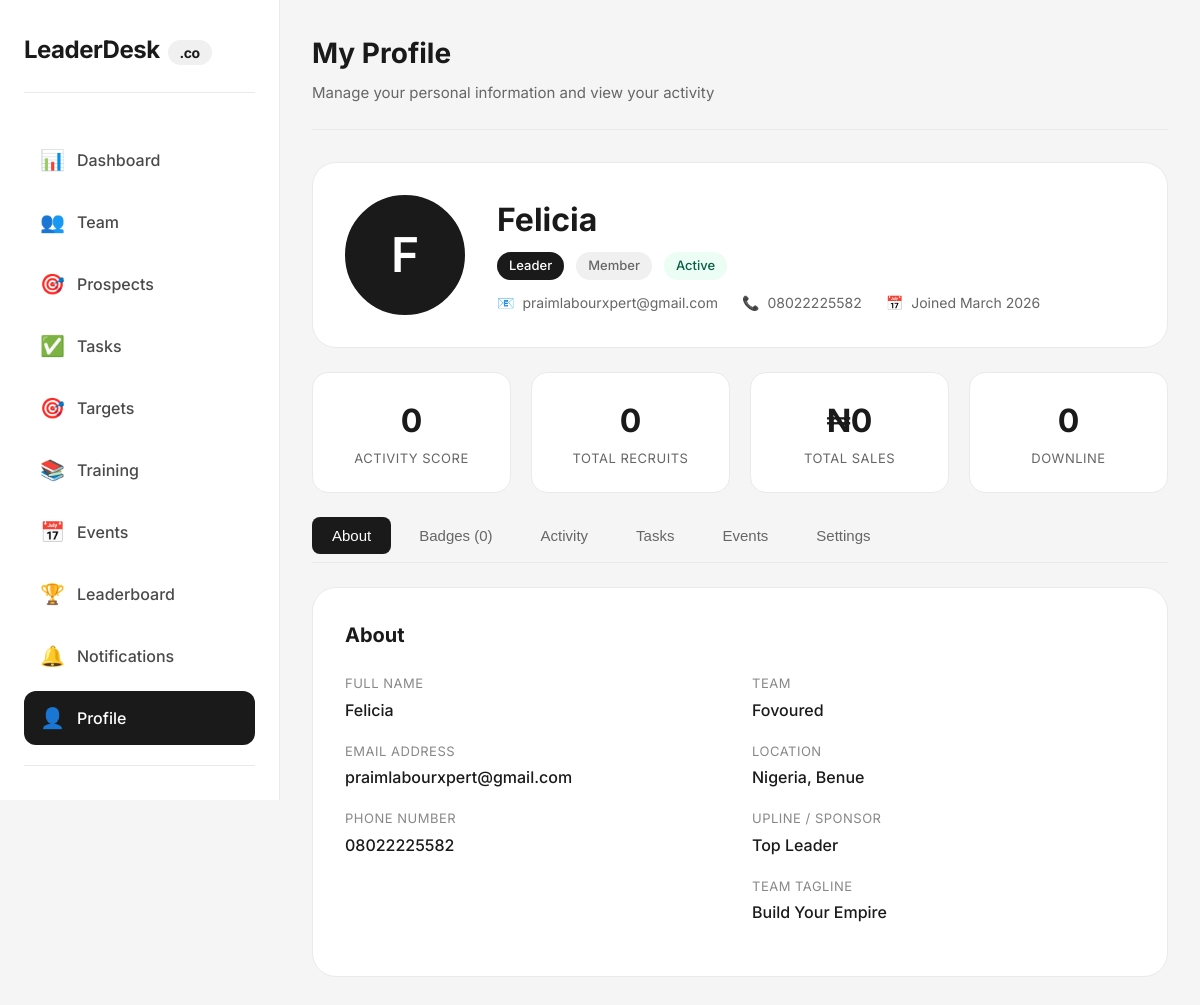
Page /profile.php (signed in) on the committed database.
### tables this page shows
CREATE TABLE `users` (
  `id` int(11) NOT NULL AUTO_INCREMENT,
  `name` varchar(100) NOT NULL,
  `email` varchar(100) NOT NULL,
  `phone` varchar(20) DEFAULT NULL,
  `password` varchar(255) NOT NULL,
  `role` enum('super_admin','team_leader','member') DEFAULT 'member',
  `upgrade_requested` tinyint(4) DEFAULT 0,
  `team_id` int(11) DEFAULT NULL,
  `status` enum('active','inactive','suspended') DEFAULT 'active',
  `created_at` timestamp NOT NULL DEFAULT current_timestamp(),
  `updated_at` timestamp NOT NULL DEFAULT current_timestamp() ON UPDATE current_timestamp(),
  `last_login` timestamp NULL DEFAULT NULL,
  PRIMARY KEY (`id`),
  UNIQUE KEY `email` (`email`)
);

CREATE TABLE `member_profiles` (
  `id` int(11) NOT NULL AUTO_INCREMENT,
  `user_id` int(11) NOT NULL,
  `team_id` int(11) NOT NULL,
  `upline_user_id` int(11) DEFAULT NULL,
  `rank` varchar(50) DEFAULT 'Member',
  `member_type` enum('prospect','member') DEFAULT 'member',
  `activity_score` int(11) DEFAULT 0,
  `total_recruits` int(11) DEFAULT 0,
  `total_sales` decimal(10,2) DEFAULT 0.00,
  `join_date` date DEFAULT NULL,
  PRIMARY KEY (`id`),
  KEY `user_id` (`user_id`),
  KEY `team_id` (`team_id`),
  KEY `upline_user_id` (`upline_user_id`),
  CONSTRAINT `member_profiles_ibfk_1` FOREIGN KEY (`user_id`) REFERENCES `users` (`id`) ON DELETE CASCADE,
  CONSTRAINT `member_profiles_ibfk_2` FOREIGN KEY (`team_id`) REFERENCES `teams` (`id`) ON DELETE CASCADE,
  CONSTRAINT `member_profiles_ibfk_3` FOREIGN KEY (`upline_user_id`) REFERENCES `users` (`id`) ON DELETE SET NULL
);

CREATE TABLE `teams` (
  `id` int(11) NOT NULL AUTO_INCREMENT,
  `team_name` varchar(100) NOT NULL,
  `country` varchar(50) DEFAULT NULL,
  `state_province` varchar(50) DEFAULT NULL,
  `email` varchar(100) DEFAULT NULL,
  `phone` varchar(20) DEFAULT NULL,
  `subscription_status` enum('trial','active','expired','suspended') DEFAULT 'trial',
  `payment_status` enum('trial','active','expired','suspended') DEFAULT 'trial',
  `trial_start_date` date DEFAULT NULL,
  `trial_end_date` date DEFAULT NULL,
  `payment_due_date` date DEFAULT NULL,
  `last_payment_date` date DEFAULT NULL,
  `created_at` timestamp NOT NULL DEFAULT current_timestamp(),
  PRIMARY KEY (`id`),
  UNIQUE KEY `team_name` (`team_name`)
);

CREATE TABLE `team_branding` (
  `id` int(11) NOT NULL AUTO_INCREMENT,
  `team_id` int(11) NOT NULL,
  `logo_url` varchar(255) DEFAULT NULL,
  `tagline` varchar(200) DEFAULT NULL,
  `primary_color` varchar(7) DEFAULT '#4F46E5',
  `welcome_message` text DEFAULT NULL,
  `updated_at` timestamp NOT NULL DEFAULT current_timestamp() ON UPDATE current_timestamp(),
  PRIMARY KEY (`id`),
  UNIQUE KEY `team_id` (`team_id`),
  CONSTRAINT `team_branding_ibfk_1` FOREIGN KEY (`team_id`) REFERENCES `teams` (`id`) ON DELETE CASCADE
);

### includes/auth_check.php (called while the page is built, shortened)
<?php
$stmt = $pdo->prepare("SELECT u.*, t.team_name, t.subscription_status, tb.primary_color, tb.logo_url, tb.tagline
                       FROM users u
                       LEFT JOIN teams t ON u.team_id = t.id
                       LEFT JOIN team_branding tb ON u.team_id = tb.team_id
                       WHERE u.id = ?");
$stmt->execute([$_SESSION['user_id']]);
$current_user = $stmt->fetch();
?>

### profile.php (the view, shortened to what this page needs)
<?php
require_once 'config/database.php';
require_once 'includes/auth_check.php';
$user_id = isset($_GET['user_id']) ? (int)$_GET['user_id'] : $current_user['id'];
$stmt = $pdo->prepare("
    SELECT u.*,
           mp.rank,
           mp.member_type,
           mp.activity_score,
           mp.total_recruits,
           mp.total_sales,
           mp.join_date,
           mp.upline_user_id,
           u2.name as upline_name,
           t.team_name,
           t.country,
           t.state_province,
           tb.tagline,
           tb.primary_color
    FROM users u
    LEFT JOIN member_profiles mp ON u.id = mp.user_id
    LEFT JOIN users u2 ON mp.upline_user_id = u2.id
    LEFT JOIN teams t ON u.team_id = t.id
    LEFT JOIN team_branding tb ON u.team_id = tb.team_id
    WHERE u.id = ?
");
$stmt->execute([$user_id]);
$profile = $stmt->fetch();
$stmt = $pdo->prepare("
    SELECT b.* FROM user_badges ub
    JOIN badges b ON ub.badge_id = b.id
    WHERE ub.user_id = ?
");
$stmt->execute([$user_id]);
$badges = $stmt->fetchAll();
$stmt = $pdo->prepare("
    SELECT COUNT(*) FROM member_profiles
    WHERE upline_user_id = ?
");
$stmt->execute([$user_id]);
$downline_count = $stmt->fetchColumn();
$is_own_profile = ($user_id == $current_user['id']);
?>
<!DOCTYPE html>
<html lang="en">
<head>
</head>
<body>
    <div class="app">
        <aside class="sidebar">
            <div class="sidebar-logo">
                LeaderDesk<span>.co</span>
            </div>
            <ul class="nav-menu">
                <li class="nav-item">
                    <a href="dashboard.php">
                        <span class="nav-icon">📊</span>
                        Dashboard
                    </a>
                </li>
                <li class="nav-item">
                    <a href="team.php">
                        <span class="nav-icon">👥</span>
                        Team
                    </a>
                </li>
                <li class="nav-item">
                    <a href="prospects.php">
                        <span class="nav-icon">🎯</span>
                        Prospects
                    </a>
                </li>
                <li class="nav-item">
                    <a href="tasks.php">
                        <span class="nav-icon">✅</span>
                        Tasks
                    </a>
                </li>
                <li class="nav-item">
                    <a href="targets.php">
                        <span class="nav-icon">🎯</span>
                        Targets
                    </a>
                </li>
                <li class="nav-item">
                    <a href="training.php">
                        <span class="nav-icon">📚</span>
                        Training
                    </a>
                </li>
                <li class="nav-item">
                    <a href="events.php">
                        <span class="nav-icon">📅</span>
                        Events
                    </a>
                </li>
                <li class="nav-item">
                    <a href="leaderboard.php">
                        <span class="nav-icon">🏆</span>
                        Leaderboard
                    </a>
                </li>
                <li class="nav-item">
                    <a href="notifications.php">
                        <span class="nav-icon">🔔</span>
                        Notifications
                    </a>
                </li>
                <li class="nav-item active">
                    <a href="profile.php">
                        <span class="nav-icon">👤</span>
                        Profile
                    </a>
                </li>
                <li class="nav-item" style="margin-top: 20px; border-top: 1px solid #eaeaea; padding-top: 20px;">
                    <a href="logout.php" style="color: #ef4444;">
                        <span class="nav-icon">🚪</span>
                    </a>
                </li>
            </ul>
        </aside>
        <main class="main">
            <div class="top-bar">
                <div class="page-title">
                    <h1><?php echo $is_own_profile ? 'My Profile' : htmlspecialchars($profile['name']) . "'s Profile"; ?></h1>
                    <p><?php echo $is_own_profile ? 'Manage your personal information and view your activity' : 'View team member profile and activity'; ?></p>
                </div>
            </div>
            <div class="profile-container">
                <div class="profile-header">
                    <div class="profile-avatar-large">
                        <?php echo strtoupper(substr($profile['name'], 0, 1)); ?>
                    </div>
                    <div class="profile-info">
                        <h1 class="profile-name"><?php echo htmlspecialchars($profile['name']); ?></h1>
                        <div class="profile-badges">
                            <span class="profile-badge badge-rank"><?php echo htmlspecialchars($profile['rank'] ?? 'Member'); ?></span>
                            <span class="profile-badge badge-type"><?php echo ucfirst($profile['member_type'] ?? 'Member'); ?></span>
                            <?php if ($profile['status'] == 'active'): ?>
                                <span class="profile-badge" style="background: #ecfdf5; color: #065f46;">Active</span>
                            <?php else: ?>
                                <span class="profile-badge" style="background: #fef2f2; color: #991b1b;">Inactive</span>
                            <?php endif; ?>
                        </div>
                        <div class="profile-meta">
                            <div class="meta-item">
                                <span>📧</span>
                                <span><?php echo htmlspecialchars($profile['email']); ?></span>
                            </div>
                            <?php if ($profile['phone']): ?>
                                <div class="meta-item">
                                    <span>📞</span>
                                    <span><?php echo htmlspecialchars($profile['phone']); ?></span>
                                </div>
                            <?php endif; ?>
                            <div class="meta-item">
                                <span>📅</span>
                                <span>Joined <?php echo date('F Y', strtotime($profile['join_date'] ?? $profile['created_at'])); ?></span>
                            </div>
                        </div>
                    </div>
                </div>
                <div class="stats-grid">
                    <div class="stat-card">
                        <div class="stat-value"><?php echo $profile['activity_score'] ?? 0; ?></div>
                        <div class="stat-label">Activity Score</div>
                    </div>
                    <div class="stat-card">
                        <div class="stat-value"><?php echo $profile['total_recruits'] ?? 0; ?></div>
                        <div class="stat-label">Total Recruits</div>
                    </div>
                    <div class="stat-card">
                        <div class="stat-value">₦<?php echo number_format($profile['total_sales'] ?? 0); ?></div>
                        <div class="stat-label">Total Sales</div>
                    </div>
                    <div class="stat-card">
                        <div class="stat-value"><?php echo $downline_count; ?></div>
                        <div class="stat-label">Downline</div>
                    </div>
                </div>
                <div class="profile-tabs">
                    <button class="tab-btn active" onclick="showTab('about')">About</button>
                    <button class="tab-btn" onclick="showTab('badges')">Badges (<?php echo count($badges); ?>)</button>
                    <button class="tab-btn" onclick="showTab('activity')">Activity</button>
                    <button class="tab-btn" onclick="showTab('tasks')">Tasks</button>
                    <button class="tab-btn" onclick="showTab('events')">Events</button>
                    <?php if ($is_own_profile): ?>
                        <button class="tab-btn" onclick="showTab('settings')">Settings</button>
                    <?php endif; ?>
                </div>
                <div id="tab-about" class="tab-content active">
                    <h2>About</h2>
                    <div class="info-grid">
                        <div>
                            <div class="info-group">
                                <div class="info-label">Full Name</div>
                                <div class="info-value"><?php echo htmlspecialchars($profile['name']); ?></div>
                            </div>
                            <div class="info-group">
                                <div class="info-label">Email Address</div>
                                <div class="info-value"><?php echo htmlspecialchars($profile['email']); ?></div>
                            </div>
                            <div class="info-group">
                                <div class="info-label">Phone Number</div>
                                <div class="info-value"><?php echo htmlspecialchars($profile['phone'] ?: 'Not provided'); ?></div>
                            </div>
                        </div>
                        <div>
                            <div class="info-group">
                                <div class="info-label">Team</div>
                                <div class="info-value"><?php echo htmlspecialchars($profile['team_name']); ?></div>
                            </div>
                            <div class="info-group">
                                <div class="info-label">Location</div>
                                <div class="info-value"><?php echo htmlspecialchars($profile['country'] ?: 'Not specified'); ?><?php echo $profile['state_province'] ? ', ' . htmlspecialchars($profile['state_province']) : ''; ?></div>
                            </div>
                            <div class="info-group">
                                <div class="info-label">Upline / Sponsor</div>
                                <div class="info-value"><?php echo $profile['upline_name'] ? htmlspecialchars($profile['upline_name']) : 'Top Leader'; ?></div>
                            </div>
                            <?php if ($profile['tagline']): ?>
                                <div class="info-group">
                                    <div class="info-label">Team Tagline</div>
                                    <div class="info-value"><?php echo htmlspecialchars($profile['tagline']); ?></div>
                                </div>
                            <?php endif; ?>
                        </div>
                    </div>
                </div>
            </div>
        </main>
    </div>
</body>
</html>

### rows in the picture
users: name "F", name "Felicia", member_profiles.rank "Leader", member_profiles.member_type "Member", email "praimlabourxpert@gmail.com", phone "08022225582", member_profiles.join_date "March 2026", member_profiles.activity_score "0", member_profiles.total_recruits "0", member_profiles.total_sales "0", team.team_name "Fovoured", team.country "Nigeria", team.state_province "Benue", team_branding.tagline "Build Your Empire"

### other values in the picture
$downline_count "0"
count($badges) "0"
